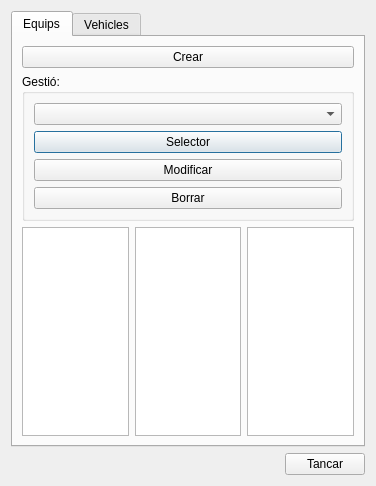
<?xml version="1.0" encoding="UTF-8"?>
<ui version="4.0">
 <class>resource_management</class>
 <widget class="QDialog" name="resource_management">
  <property name="geometry">
   <rect>
    <x>0</x>
    <y>0</y>
    <width>376</width>
    <height>486</height>
   </rect>
  </property>
  <property name="windowTitle">
   <string>Administrador de Recursos</string>
  </property>
  <layout class="QVBoxLayout" name="verticalLayout_3">
   <item>
    <layout class="QGridLayout" name="gridLayout">
     <item row="0" column="0">
      <widget class="QTabWidget" name="tabWidget">
       <property name="currentIndex">
        <number>0</number>
       </property>
       <widget class="QWidget" name="team">
        <attribute name="title">
         <string>Equips</string>
        </attribute>
        <layout class="QGridLayout" name="gridLayout_2">
         <item row="5" column="1">
          <widget class="QTableView" name="tbl_view_team_vehicle"/>
         </item>
         <item row="5" column="0">
          <widget class="QTableView" name="tbl_view_team_user"/>
         </item>
         <item row="5" column="2">
          <widget class="QTableView" name="tbl_view_team_visitclass"/>
         </item>
         <item row="1" column="0" colspan="3">
          <widget class="QGroupBox" name="groupBox">
           <property name="title">
            <string>Gestió:</string>
           </property>
           <layout class="QGridLayout" name="gridLayout_4">
            <item row="2" column="0">
             <widget class="QPushButton" name="btn_team_selector">
              <property name="text">
               <string>Selector</string>
              </property>
             </widget>
            </item>
            <item row="1" column="0">
             <widget class="QComboBox" name="cmb_team"/>
            </item>
            <item row="4" column="0">
             <widget class="QPushButton" name="btn_team_delete">
              <property name="text">
               <string>Borrar</string>
              </property>
             </widget>
            </item>
            <item row="3" column="0">
             <widget class="QPushButton" name="btn_team_update">
              <property name="text">
               <string>Modificar</string>
              </property>
             </widget>
            </item>
           </layout>
           <zorder>cmb_team</zorder>
           <zorder>btn_team_selector</zorder>
           <zorder>btn_team_delete</zorder>
           <zorder>btn_team_update</zorder>
          </widget>
         </item>
         <item row="0" column="0" colspan="3">
          <widget class="QPushButton" name="btn_team_create">
           <property name="text">
            <string>Crear</string>
           </property>
          </widget>
         </item>
        </layout>
       </widget>
       <widget class="QWidget" name="Vehicle">
        <attribute name="title">
         <string>Vehicles</string>
        </attribute>
        <layout class="QGridLayout" name="gridLayout_3">
         <item row="5" column="0">
          <widget class="QTableView" name="tbl_view_vehicle"/>
         </item>
         <item row="0" column="0">
          <widget class="QPushButton" name="btn_vehicle_create">
           <property name="text">
            <string>Crear</string>
           </property>
          </widget>
         </item>
         <item row="2" column="0">
          <widget class="QGroupBox" name="groupBox_2">
           <property name="title">
            <string>Gestió:</string>
           </property>
           <layout class="QGridLayout" name="gridLayout_5">
            <item row="1" column="0">
             <widget class="QPushButton" name="btn_vehicle_update">
              <property name="text">
               <string>Modificar</string>
              </property>
             </widget>
            </item>
            <item row="0" column="0">
             <widget class="QComboBox" name="cmb_vehicle"/>
            </item>
            <item row="2" column="0">
             <widget class="QPushButton" name="btn_vehicle_delete">
              <property name="text">
               <string>Borrar</string>
              </property>
             </widget>
            </item>
           </layout>
          </widget>
         </item>
        </layout>
       </widget>
      </widget>
     </item>
    </layout>
   </item>
   <item>
    <layout class="QHBoxLayout" name="horizontalLayout_7">
     <item>
      <spacer name="horizontalSpacer">
       <property name="orientation">
        <enum>Qt::Horizontal</enum>
       </property>
       <property name="sizeHint" stdset="0">
        <size>
         <width>40</width>
         <height>20</height>
        </size>
       </property>
      </spacer>
     </item>
     <item>
      <widget class="QPushButton" name="btn_close">
       <property name="text">
        <string>Tancar</string>
       </property>
      </widget>
     </item>
    </layout>
   </item>
  </layout>
  <action name="actionT">
   <property name="text">
    <string>t</string>
   </property>
  </action>
 </widget>
 <tabstops>
  <tabstop>tabWidget</tabstop>
  <tabstop>tbl_view_team_user</tabstop>
  <tabstop>tbl_view_vehicle</tabstop>
  <tabstop>btn_close</tabstop>
 </tabstops>
 <resources/>
 <connections/>
</ui>
